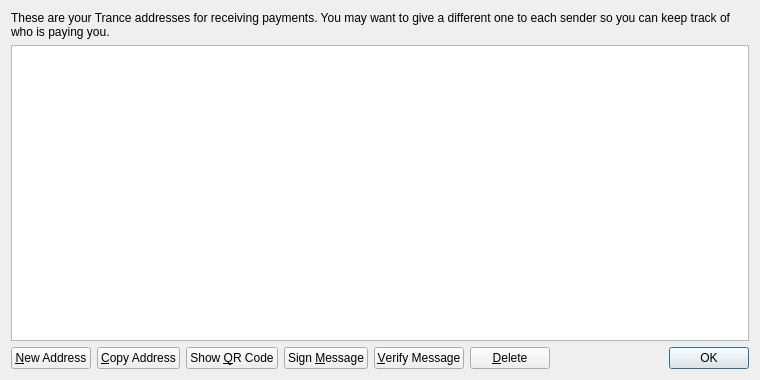
<?xml version="1.0" encoding="UTF-8"?>
<ui version="4.0">
 <class>AddressBookPage</class>
 <widget class="QWidget" name="AddressBookPage">
  <property name="geometry">
   <rect>
    <x>0</x>
    <y>0</y>
    <width>760</width>
    <height>380</height>
   </rect>
  </property>
  <property name="windowTitle">
   <string>Address Book</string>
  </property>
  <layout class="QVBoxLayout" name="verticalLayout">
   <item>
    <widget class="QLabel" name="labelExplanation">
     <property name="text">
      <string>These are your Trance addresses for receiving payments. You may want to give a different one to each sender so you can keep track of who is paying you.</string>
     </property>
     <property name="textFormat">
      <enum>Qt::PlainText</enum>
     </property>
     <property name="wordWrap">
      <bool>true</bool>
     </property>
    </widget>
   </item>
   <item>
    <widget class="QTableView" name="tableView">
     <property name="contextMenuPolicy">
      <enum>Qt::CustomContextMenu</enum>
     </property>
     <property name="toolTip">
      <string>Double-click to edit address or label</string>
     </property>
     <property name="tabKeyNavigation">
      <bool>false</bool>
     </property>
     <property name="alternatingRowColors">
      <bool>true</bool>
     </property>
     <property name="selectionMode">
      <enum>QAbstractItemView::SingleSelection</enum>
     </property>
     <property name="selectionBehavior">
      <enum>QAbstractItemView::SelectRows</enum>
     </property>
     <property name="sortingEnabled">
      <bool>true</bool>
     </property>
     <attribute name="verticalHeaderVisible">
      <bool>false</bool>
     </attribute>
    </widget>
   </item>
   <item>
    <layout class="QHBoxLayout" name="horizontalLayout">
     <item>
      <widget class="QPushButton" name="newAddressButton">
       <property name="toolTip">
        <string>Create a new address</string>
       </property>
       <property name="text">
        <string>&amp;New Address</string>
       </property>
       <property name="icon">
        <iconset resource="../bitcoin.qrc">
         <normaloff>:/icons/add</normaloff>:/icons/add</iconset>
       </property>
      </widget>
     </item>
     <item>
      <widget class="QPushButton" name="copyToClipboard">
       <property name="toolTip">
        <string>Copy the currently selected address to the system clipboard</string>
       </property>
       <property name="text">
        <string>&amp;Copy Address</string>
       </property>
       <property name="icon">
        <iconset resource="../bitcoin.qrc">
         <normaloff>:/icons/editcopy</normaloff>:/icons/editcopy</iconset>
       </property>
      </widget>
     </item>
     <item>
      <widget class="QPushButton" name="showQRCode">
       <property name="text">
        <string>Show &amp;QR Code</string>
       </property>
       <property name="icon">
        <iconset resource="../bitcoin.qrc">
         <normaloff>:/icons/qrcode</normaloff>:/icons/qrcode</iconset>
       </property>
      </widget>
     </item>
     <item>
      <widget class="QPushButton" name="signMessage">
       <property name="toolTip">
        <string>Sign a message to prove you own a Trance address</string>
       </property>
       <property name="text">
        <string>Sign &amp;Message</string>
       </property>
       <property name="icon">
        <iconset resource="../bitcoin.qrc">
         <normaloff>:/icons/edit</normaloff>:/icons/edit</iconset>
       </property>
      </widget>
     </item>
     <item>
      <widget class="QPushButton" name="verifyMessage">
       <property name="toolTip">
        <string>Verify a message to ensure it was signed with a specified Trance address</string>
       </property>
       <property name="text">
        <string>&amp;Verify Message</string>
       </property>
       <property name="icon">
        <iconset resource="../bitcoin.qrc">
         <normaloff>:/icons/transaction_0</normaloff>:/icons/transaction_0</iconset>
       </property>
      </widget>
     </item>
     <item>
      <widget class="QPushButton" name="deleteButton">
       <property name="toolTip">
        <string>Delete the currently selected address from the list</string>
       </property>
       <property name="text">
        <string>&amp;Delete</string>
       </property>
       <property name="icon">
        <iconset resource="../bitcoin.qrc">
         <normaloff>:/icons/remove</normaloff>:/icons/remove</iconset>
       </property>
      </widget>
     </item>
     <item>
      <spacer name="horizontalSpacer">
       <property name="orientation">
        <enum>Qt::Horizontal</enum>
       </property>
       <property name="sizeHint" stdset="0">
        <size>
         <width>40</width>
         <height>20</height>
        </size>
       </property>
      </spacer>
     </item>
     <item>
      <widget class="QDialogButtonBox" name="buttonBox">
       <property name="sizePolicy">
        <sizepolicy hsizetype="Maximum" vsizetype="Fixed">
         <horstretch>0</horstretch>
         <verstretch>0</verstretch>
        </sizepolicy>
       </property>
       <property name="standardButtons">
        <set>QDialogButtonBox::Ok</set>
       </property>
      </widget>
     </item>
    </layout>
   </item>
  </layout>
 </widget>
 <resources>
  <include location="../bitcoin.qrc"/>
 </resources>
 <connections/>
</ui>
